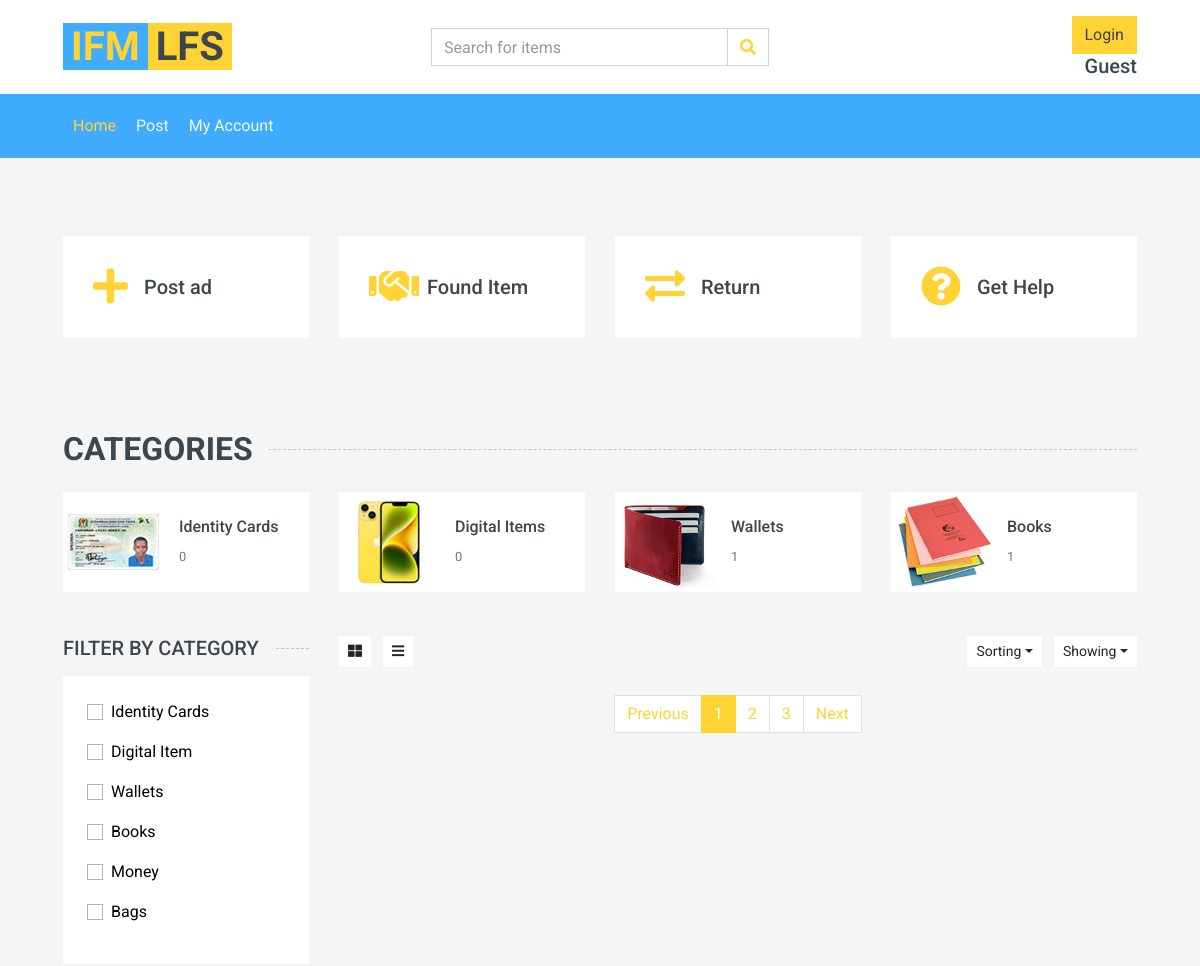
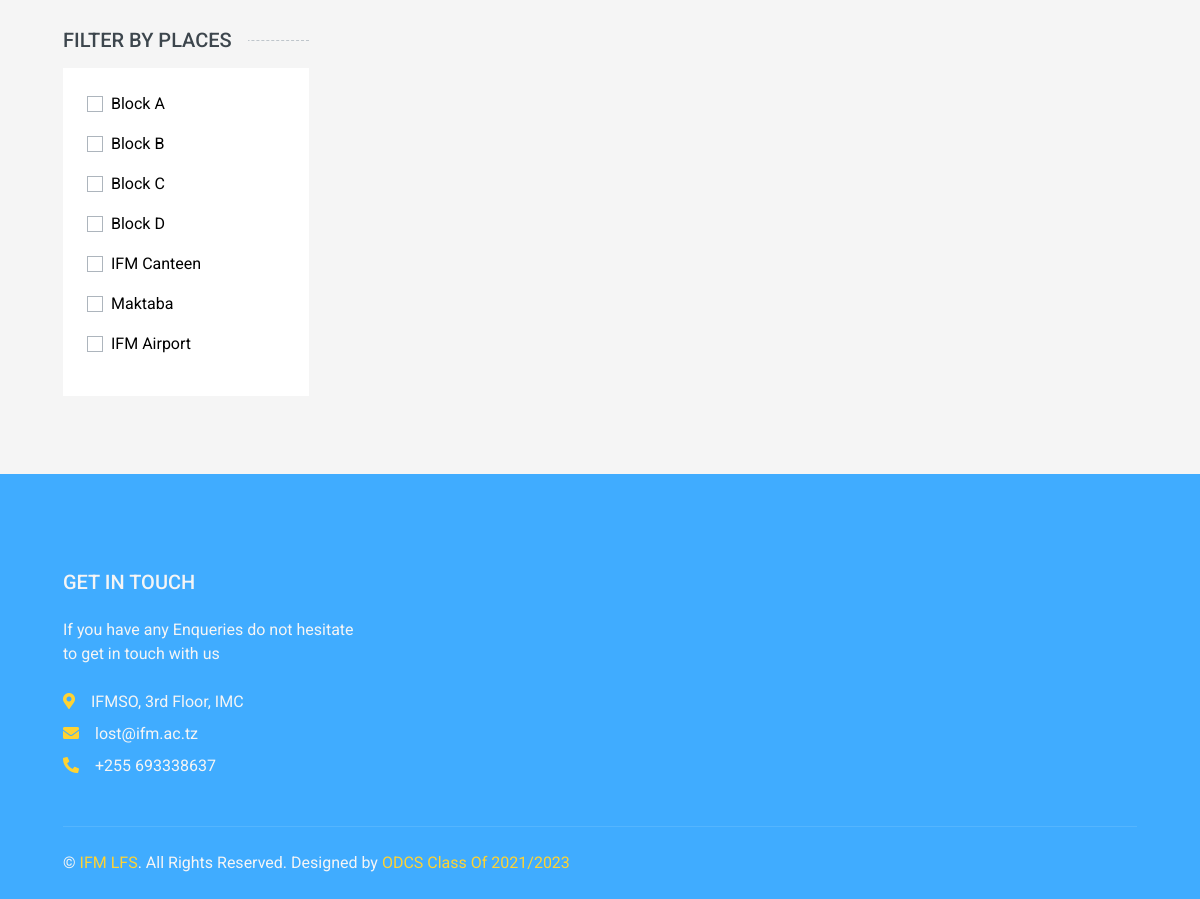
/search.php?page=2, run on the app's committed database (2 pictures, top to bottom).
### tables this page shows
CREATE TABLE `categories` (
  `id` int(11) NOT NULL AUTO_INCREMENT,
  `category_name` varchar(50) NOT NULL,
  `link` varchar(50) NOT NULL,
  PRIMARY KEY (`id`)
);

CREATE TABLE `places` (
  `id` int(11) NOT NULL AUTO_INCREMENT,
  `place_name` varchar(50) NOT NULL,
  PRIMARY KEY (`id`)
);

### search.php (the view, shortened to what this page needs)
<!DOCTYPE html>
<html lang="en">
<head>
    <link href="https://cdnjs.cloudflare.com/ajax/libs/font-awesome/5.10.0/css/all.min.css" rel="stylesheet">
    <link href="lib/animate/animate.min.css" rel="stylesheet">
    <link href="lib/owlcarousel/assets/owl.carousel.min.css" rel="stylesheet">
    <link href="css/style.css" rel="stylesheet">
</head>
<body>
    <div class="container-fluid">
        <div class="row align-items-center bg-light py-3 px-xl-5 d-none d-lg-flex">
            <div class="col-lg-4">
                <a href="" class="text-decoration-none">
                    <span class="h1 text-uppercase text-primary bg-dark px-2">IFM</span>
                    <span class="h1 text-uppercase text-dark bg-primary px-2 ml-n1"> LFS</span>
                </a>
            </div>
            <div class="col-lg-4 col-6 text-left">
                <form action="search.php">
                    <div class="input-group">
                        <input name="query" type="text" class="form-control" placeholder="Search for items">
                        <div class="input-group-append">
                            <span class="input-group-text bg-transparent text-primary">
                                <i class="fa fa-search"></i>
                            </span>
                        </div>
                    </div>
                </form>
            </div>
            <div class="col-lg-4 col-6 text-right">
                <?php
                if(isset($_SESSION['username'])){
                    $fname = $_SESSION['first_name'] .' '. $_SESSION['lastname'];
                   echo '<p class="m-0"><a class="btn btn-danger" href="helpers/logout.php">Log out</a></p>
                    <h5 class="m-0">'.$fname.'</h5>';
                }else{
                    echo '<p class="m-0"><a class="btn btn-primary" href="login.php">Login</a></p>
                    <h5 class="m-0">Guest</h5>';
                }
                ?>
            </div>
        </div>
    </div>
    <div class="container-fluid bg-dark mb-30">
        <div class="row px-xl-5">
            <div class="col-lg-9">
                <nav class="navbar navbar-expand-lg bg-dark navbar-dark py-3 py-lg-0 px-0">
                    <div class="collapse navbar-collapse justify-content-between" id="navbarCollapse">
                        <div class="navbar-nav mr-auto py-0">
                            <a href="index.php" class="nav-item nav-link active">Home</a>
                            <a href="post.php" class="nav-item nav-link">Post</a>
                            <a href="myaccount.php" class="nav-item nav-link">My Account</a>
                        </div>
                    </div>
                </nav>
            </div>
        </div>
    </div>
    <div class="container-fluid pt-5">
        <div class="row px-xl-5 pb-3">
            <div class="col-lg-3 col-md-6 col-sm-12 pb-1">
                <div class="d-flex align-items-center bg-light mb-4" style="padding: 30px;">
                    <a href="post.php"><h1 class="fa fa-plus text-primary m-0 mr-3"></h1></a>
                    <h5 class="font-weight-semi-bold m-0">Post ad</h5>
                </div>
            </div>
            <div class="col-lg-3 col-md-6 col-sm-12 pb-1">
                <div class="d-flex align-items-center bg-light mb-4" style="padding: 30px;">
                    <a href="#"><h1 class="fa fa-handshake text-primary m-0 mr-2"></h1></a>
                    <h5 class="font-weight-semi-bold m-0">Found Item</h5>
                </div>
            </div>
            <div class="col-lg-3 col-md-6 col-sm-12 pb-1">
                <div class="d-flex align-items-center bg-light mb-4" style="padding: 30px;">
                    <a href="#"><h1 class="fas fa-exchange-alt text-primary m-0 mr-3"></h1></a>
                    <h5 class="font-weight-semi-bold m-0">Return</h5>
                </div>
            </div>
            <div class="col-lg-3 col-md-6 col-sm-12 pb-1">
                <div class="d-flex align-items-center bg-light mb-4" style="padding: 30px;">
                    <a href="#"><h1 class="fa fa-question-circle text-primary m-0 mr-3"></h1></a>
                    <h5 class="font-weight-semi-bold m-0">Get Help</h5>
                </div>
            </div>
        </div>
    </div>
    <div class="container-fluid pt-5">
        <h2 class="section-title position-relative text-uppercase mx-xl-5 mb-4"><span class="bg-secondary pr-3">Categories</span></h2>
        <div class="row px-xl-5 pb-3">
            <div class="col-lg-3 col-md-4 col-sm-6 pb-1">
                <a class="text-decoration-none" href="">
                    <div class="cat-item img-zoom d-flex align-items-center mb-4">
                        <div class="overflow-hidden" style="width: 100px; height: 100px;">
                            <a href="items.php?sortedby=Identity Cards"><img class="img-fluid" src="img/id-3.jpg" alt=""></a>
                        </div>
                        <div class="flex-fill pl-3">
                            <h6>Identity Cards</h6>
                            <?php
                            include 'helpers/dbcon.inc.php';
                            $sql = "SELECT COUNT(item_id) AS count FROM items WHERE category = 'Identity Cards'";
                            $result = $conn->query($sql);
                            if($result)
                                $row = $result->fetch_assoc();
                                $count = $row['count'];
                                echo '<small class="text-body">'.$count.'</small>';
                            ?>
                        </div>
                    </div>
                </a>
            </div>
            <div class="col-lg-3 col-md-4 col-sm-6 pb-1">
                <a class="text-decoration-none" href="">
                   <div class="cat-item img-zoom d-flex align-items-center mb-4">
                        <div class="overflow-hidden" style="width: 100px; height: 100px;">
                        <a href="items.php?sortedby=Digital Item"><img class="img-fluid" src="img/cat-4.jpg" alt=""></a>
                        </div>
                        <div class="flex-fill pl-3">
                            <h6>Digital Items</h6>
                            <?php
                            include 'helpers/dbcon.inc.php';
                            $sql = "SELECT COUNT(item_id) AS count FROM items WHERE category = 'Digital Item'";
                            $result = $conn->query($sql);
                            if($result)
                                $row = $result->fetch_assoc();
                                $count = $row['count'];
                                echo '<small class="text-body">'.$count.'</small>';
                            ?>
                        </div>
                    </div>
                </a>
            </div>
            <div class="col-lg-3 col-md-4 col-sm-6 pb-1">
                <a class="text-decoration-none" href="">
                    <div class="cat-item img-zoom d-flex align-items-center mb-4">
                        <div class="overflow-hidden" style="width: 100px; height: 100px;">
                        <a href="items.php?sortedby=Wallets"><img class="img-fluid" src="img/cat-1.jpg" alt=""></a>
                        </div>
                        <div class="flex-fill pl-3">
                            <h6>Wallets</h6>
                            <?php
                            include 'helpers/dbcon.inc.php';
                            $sql = "SELECT COUNT(item_id) AS count FROM items WHERE category = 'Wallets'";
                            $result = $conn->query($sql);
                            if($result)
                                $row = $result->fetch_assoc();
                                $count = $row['count'];
                                echo '<small class="text-body">'.$count.'</small>';
                            ?>
                        </div>
                    </div>
                </a>
            </div>
            <div class="col-lg-3 col-md-4 col-sm-6 pb-1">
                <a class="text-decoration-none" href="">
                    <div class="cat-item img-zoom d-flex align-items-center mb-4">
                        <div class="overflow-hidden" style="width: 100px; height: 100px;">
                        <a href="items.php?sortedby=Books"><img class="img-fluid" src="img/cat-3.jpg" alt=""></a>
                        </div>
                        <div class="flex-fill pl-3">
                            <h6>Books</h6>
                             <?php
                            include 'helpers/dbcon.inc.php';
                            $sql = "SELECT COUNT(item_id) AS count FROM items WHERE category = 'Books'";
                            $result = $conn->query($sql);
                            if($result)
                                $row = $result->fetch_assoc();
                                $count = $row['count'];
                                echo '<small class="text-body">'.$count.'</small>';
                            ?>
                        </div>
                    </div>
                </a>
            </div>
        </div>
    </div>
    <div class="container-fluid">
        <div class="row px-xl-5">
            <div class="col-lg-3 col-md-4">
                <h5 class="section-title position-relative text-uppercase mb-3"><span class="bg-secondary pr-3">Filter by Category</span></h5>
                <div class="bg-light p-4 mb-30">
                    <form>
                    <?php
                    include 'helpers/dbcon.inc.php';
                    $query = "SELECT * FROM categories";
                    $res = $conn->query($query);
                    while($row = mysqli_fetch_assoc($res)){
                        $category_name = $row['category_name'];
                        echo '<div class="custom-control custom-checkbox d-flex align-items-center justify-content-between mb-3">
                        <a href="#" style="color:black"><label class="custom-control-label" for="price-all">'.$category_name.'</label></a>
                        </div>';
                    }
                    ?>
                    </form>
                </div>
                <h5 class="section-title position-relative text-uppercase mb-3"><span class="bg-secondary pr-3">Filter by Places</span></h5>
                <div class="bg-light p-4 mb-30">
                    <form>
                    <?php
                    include 'helpers/dbcon.inc.php';
                    $query = "SELECT * FROM places";
                    $res = $conn->query($query);
                    while($row = mysqli_fetch_assoc($res)){
                        $place = $row['place_name'];
                        echo '<div class="custom-control custom-checkbox d-flex align-items-center justify-content-between mb-3">
                        <a href="#" style="color:black"><label class="custom-control-label" for="price-all">'.$place.'</label></a>
                        </div>';
                    }
                    ?>
                    </form>
                </div>
            </div>
            <div class="col-lg-9 col-md-8">
                <div class="row pb-3">
                    <div class="col-12 pb-1">
                        <div class="d-flex align-items-center justify-content-between mb-4">
                            <div>
                                <button class="btn btn-sm btn-light"><i class="fa fa-th-large"></i></button>
                                <button class="btn btn-sm btn-light ml-2"><i class="fa fa-bars"></i></button>
                            </div>
                            <div class="ml-2">
                                <div class="btn-group">
                                    <button type="button" class="btn btn-sm btn-light dropdown-toggle" data-toggle="dropdown">Sorting</button>
                                </div>
                                <div class="btn-group ml-2">
                                    <button type="button" class="btn btn-sm btn-light dropdown-toggle" data-toggle="dropdown">Showing</button>
                                </div>
                            </div>
                        </div>
                    </div>
                    <div class="col-12">
                        <nav>
                          <ul class="pagination justify-content-center">
                            <li class="page-item"><a class="page-link" href="search.php?page=1">Previous</span></a></li>
                            <li class="page-item active"><a class="page-link" href="#">1</a></li>
                            <li class="page-item"><a class="page-link" href="search.php?page=2">2</a></li>
                            <li class="page-item"><a class="page-link" href="search.php?page=3">3</a></li>
                            <li class="page-item"><a class="page-link" href="search.php?page=2">Next</a></li>
                          </ul>
                        </nav>
                    </div>
                </div>
            </div>
        </div>
    </div>
    <div class="container-fluid bg-dark text-secondary mt-5 pt-5">
        <div class="row px-xl-5 pt-5">
            <div class="col-lg-4 col-md-12 mb-5 pr-3 pr-xl-5">
                <h5 class="text-secondary text-uppercase mb-4">Get In Touch</h5>
                <p class="mb-4">If you have any Enqueries do not hesitate to get in touch with us</p>
                <p class="mb-2"><i class="fa fa-map-marker-alt text-primary mr-3"></i>IFMSO, 3rd Floor, IMC</p>
                <p class="mb-2"><i class="fa fa-envelope text-primary mr-3"></i>lost@ifm.ac.tz</p>
                <p class="mb-0"><i class="fa fa-phone-alt text-primary mr-3"></i>+255 693338637</p>
            </div>
        </div>
        <div class="row border-top mx-xl-5 py-4" style="border-color: rgba(256, 256, 256, .1) !important;">
            <div class="col-md-6 px-xl-0">
                <p class="mb-md-0 text-center text-md-left text-secondary">
                    &copy; <a class="text-primary" href="ifm.ac.tz">IFM LFS</a>. All Rights Reserved. Designed
                    by
                    <a class="text-primary" href="https://ifm.ac.tz">ODCS Class Of 2021/2023</a>
                </p>
            </div>
        </div>
    </div>
</body>
</html>

### data on the page
categories: category_name "Identity Cards"
categories: category_name "Digital Item"
categories: category_name "Wallets"
categories: category_name "Books"
categories: category_name "Money"
categories: category_name "Bags"
places: place_name "Block A"
places: place_name "Block B"
places: place_name "Block C"
places: place_name "Block D"
places: place_name "IFM Canteen"
places: place_name "Maktaba"
places: place_name "IFM Airport"

### other printed values
$count "0"
$count "1"
